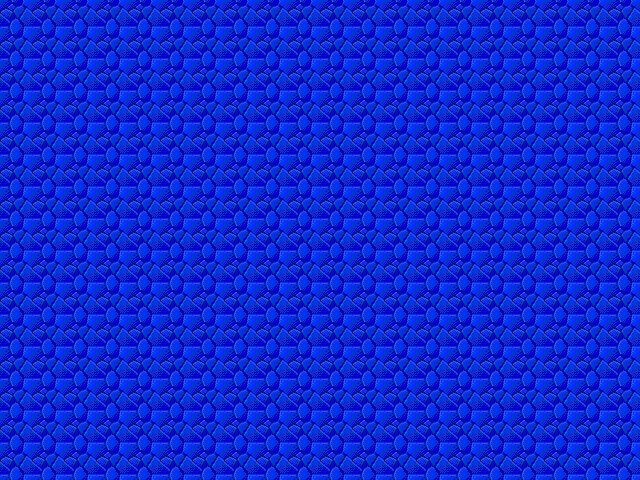

This is a level from a 2D game, rendered from its Tiled map with the project's own tilesets. A one-line summary and the complete map file follow:
An orthogonal 20x15 tile map with 32x32 px tiles, 1 tile layer (background).

<map version="1.9" tiledversion="1.9.1" orientation="orthogonal" renderorder="right-down" width="20" height="15" tilewidth="32" tileheight="32" infinite="0" nextlayerid="2" nextobjectid="1">
 <editorsettings>
  <export target="title_screen.csv" format="csv" />
 </editorsettings>
 <tileset firstgid="1" source="../tilesets/title_screen_bg.tsx" />
 <layer id="1" name="background" width="20" height="15">
  <data encoding="csv">
1,1,1,1,1,1,1,1,1,1,1,1,1,1,1,1,1,1,1,1,
1,1,1,1,1,1,1,1,1,1,1,1,1,1,1,1,1,1,1,1,
1,1,1,1,1,1,1,1,1,1,1,1,1,1,1,1,1,1,1,1,
1,1,1,1,1,1,1,1,1,1,1,1,1,1,1,1,1,1,1,1,
1,1,1,1,1,1,1,1,1,1,1,1,1,1,1,1,1,1,1,1,
1,1,1,1,1,1,1,1,1,1,1,1,1,1,1,1,1,1,1,1,
1,1,1,1,1,1,1,1,1,1,1,1,1,1,1,1,1,1,1,1,
1,1,1,1,1,1,1,1,1,1,1,1,1,1,1,1,1,1,1,1,
1,1,1,1,1,1,1,1,1,1,1,1,1,1,1,1,1,1,1,1,
1,1,1,1,1,1,1,1,1,1,1,1,1,1,1,1,1,1,1,1,
1,1,1,1,1,1,1,1,1,1,1,1,1,1,1,1,1,1,1,1,
1,1,1,1,1,1,1,1,1,1,1,1,1,1,1,1,1,1,1,1,
1,1,1,1,1,1,1,1,1,1,1,1,1,1,1,1,1,1,1,1,
1,1,1,1,1,1,1,1,1,1,1,1,1,1,1,1,1,1,1,1,
1,1,1,1,1,1,1,1,1,1,1,1,1,1,1,1,1,1,1,1
</data>
 </layer>
</map>
